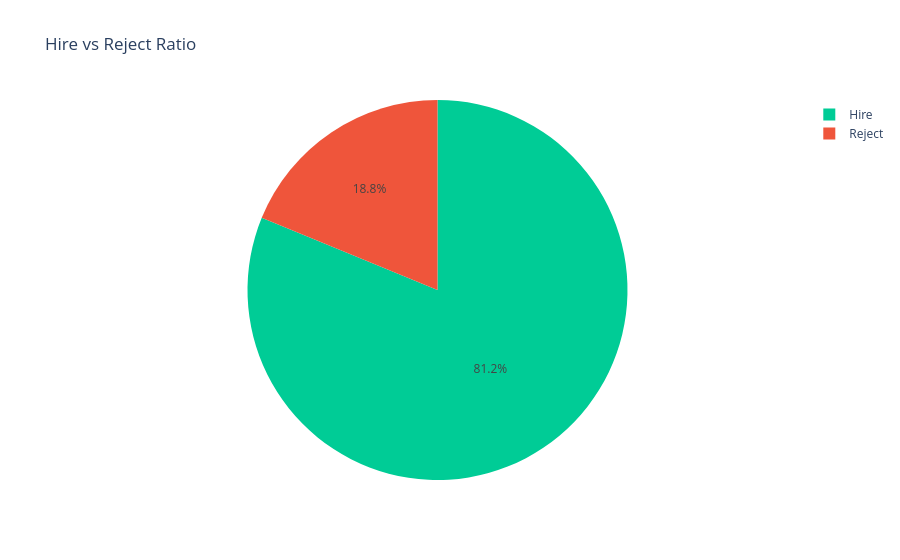
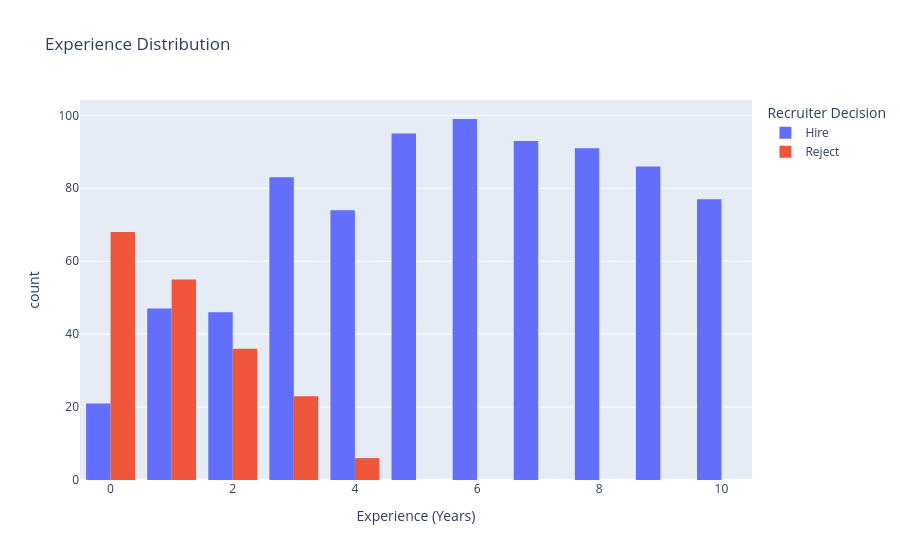

The cell these charts' notebook holds for them, in order:
### Code cell
# graph 2 - hire vs reject
fig2 = px.pie(df, 
              names='Recruiter Decision',
              title='Hire vs Reject Ratio',
              color_discrete_sequence=['#00CC96', '#EF553B'])
fig2.show()

# graph 3 - experience distribution
fig3 = px.histogram(df, 
                    x='Experience (Years)',
                    title='Experience Distribution',
                    color='Recruiter Decision',
                    barmode='group')
fig3.show()

### Figure 1 — Plotly figure (JSON) as saved in the notebook; plotly's stock layout.template omitted (floating-point values rounded to 4 significant figures; data arrays with more than 128 entries replaced by an {"elided": "..."} marker saying what was removed)
{"data": [{"domain": {"x": [0, 1], "y": [0, 1]}, "hovertemplate": "Recruiter Decision=%{label}<extra></extra>", "labels": {"elided": "1000 str values"}, "legendgroup": "", "name": "", "showlegend": true, "type": "pie"}], "layout": {"legend": {"tracegroupgap": 0}, "piecolorway": ["#00CC96", "#EF553B"], "title": {"text": "Hire vs Reject Ratio"}}}

### Figure 2 — Plotly figure (JSON) as saved in the notebook; plotly's stock layout.template omitted (floating-point values rounded to 4 significant figures; data arrays with more than 128 entries replaced by an {"elided": "..."} marker saying what was removed)
{"data": [{"alignmentgroup": "True", "bingroup": "x", "hovertemplate": "Recruiter Decision=Hire<br>Experience (Years)=%{x}<br>count=%{y}<extra></extra>", "legendgroup": "Hire", "marker": {"color": "#636efa", "pattern": {"shape": ""}}, "name": "Hire", "offsetgroup": "Hire", "orientation": "v", "showlegend": true, "type": "histogram", "x": {"elided": "812 int values"}, "xaxis": "x", "yaxis": "y"}, {"alignmentgroup": "True", "bingroup": "x", "hovertemplate": "Recruiter Decision=Reject<br>Experience (Years)=%{x}<br>count=%{y}<extra></extra>", "legendgroup": "Reject", "marker": {"color": "#EF553B", "pattern": {"shape": ""}}, "name": "Reject", "offsetgroup": "Reject", "orientation": "v", "showlegend": true, "type": "histogram", "x": {"elided": "188 int values"}, "xaxis": "x", "yaxis": "y"}], "layout": {"barmode": "group", "legend": {"title": {"text": "Recruiter Decision"}, "tracegroupgap": 0}, "title": {"text": "Experience Distribution"}, "xaxis": {"anchor": "y", "domain": [0, 1], "title": {"text": "Experience (Years)"}}, "yaxis": {"anchor": "x", "domain": [0, 1], "title": {"text": "count"}}}}
